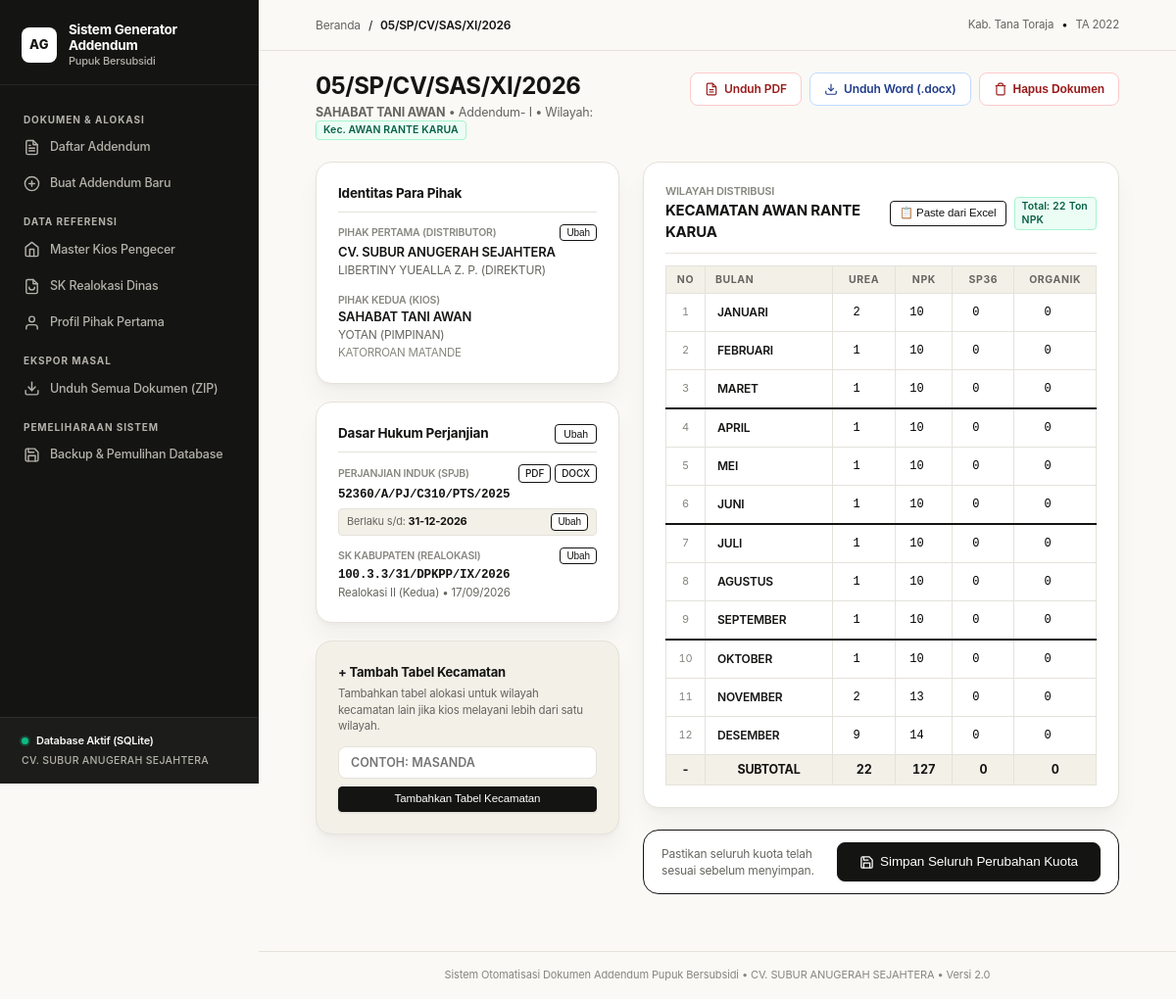
The app's page /addendum/5, older data.
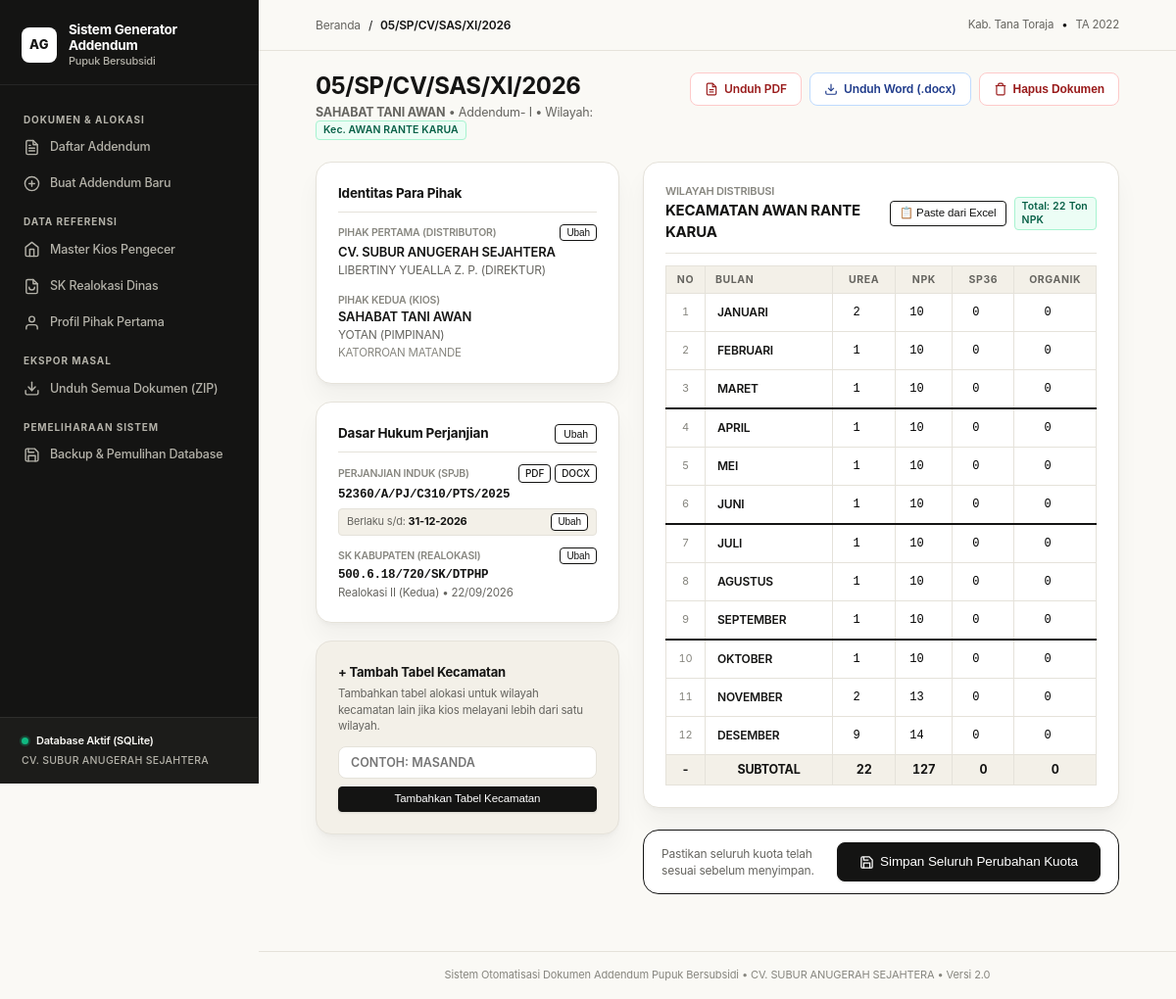
The same page, newer data.
### models.py (models this page shows)
class SKRealokasi(Base):
    __tablename__ = "sk_realokasi"
    id = Column(Integer, primary_key=True, autoincrement=True)
    tingkat = Column(String(50), nullable=False)
    nama_pejabat_dinas = Column(String(200), nullable=False)
    nama_daerah = Column(String(100), nullable=False)
    nomor_sk = Column(String(150), nullable=False)
    tanggal_sk = Column(Date, nullable=False)
    realokasi_ke = Column(String(50), nullable=False)
    tahun_anggaran = Column(Integer, nullable=False)

### app.py (the view)
@app.route("/addendum/<int:addendum_id>")
def addendum_detail(addendum_id):
    db = get_db()
    addendum = (
        db.query(Addendum)
        .options(
            joinedload(Addendum.perjanjian_induk).joinedload(PerjanjianInduk.kios),
            joinedload(Addendum.perjanjian_induk).joinedload(PerjanjianInduk.distributor),
            joinedload(Addendum.sk_provinsi),
            joinedload(Addendum.sk_kabupaten)
        )
        .filter(Addendum.id == addendum_id)
        .first()
    )
    if not addendum:
        flash("Addendum tidak ditemukan", "danger")
        return redirect(url_for("index"))
    jenis_pupuk_list = db.query(JenisPupuk).order_by(JenisPupuk.urutan).all()
    detail_records = db.query(DetailAlokasi).filter(DetailAlokasi.addendum_id == addendum.id).all()
    kios_kec = addendum.perjanjian_induk.kios.kecamatan or "BITTUANG"
    kecamatan_set = OrderedDict()
    for rec in detail_records:
        k = (rec.kecamatan or kios_kec).strip().upper()
        kecamatan_set[k] = True
    if not kecamatan_set:
        kecamatan_set[kios_kec.strip().upper()] = True
    daftar_kecamatan = list(kecamatan_set.keys())
    kecamatan_tables = []
    grand_totals = {p.id: 0.0 for p in jenis_pupuk_list}
    for kec in daftar_kecamatan:
        matriks = {b: {p.id: 0.0 for p in jenis_pupuk_list} for b in range(1, 13)}
        tot_per_pupuk = {p.id: 0.0 for p in jenis_pupuk_list}
        for rec in detail_records:
            rec_kec = (rec.kecamatan or kios_kec).strip().upper()
            if rec_kec == kec:
                if rec.bulan in matriks and rec.jenis_pupuk_id in matriks[rec.bulan]:
                    matriks[rec.bulan][rec.jenis_pupuk_id] = int(rec.kuota) if rec.kuota.is_integer() else rec.kuota
                    tot_per_pupuk[rec.jenis_pupuk_id] += rec.kuota
                    grand_totals[rec.jenis_pupuk_id] += rec.kuota
        totals_formatted = []
        for p in jenis_pupuk_list:
            tot = tot_per_pupuk[p.id]
            totals_formatted.append(int(tot) if tot.is_integer() else tot)
        kecamatan_tables.append({
            "kecamatan": kec,
            "matriks": matriks,
            "totals": totals_formatted
        })
    rows_data = [
        {"no": b, "bulan": BULAN_INDONESIA.get(b, "").upper()} for b in range(1, 13)
    ]
    grand_totals_formatted = [
        int(grand_totals[p.id]) if grand_totals[p.id].is_integer() else grand_totals[p.id]
        for p in jenis_pupuk_list
    ]
    sk_provinsi_list = db.query(SKRealokasi).filter(SKRealokasi.tingkat == "Provinsi").all()
    sk_kabupaten_list = db.query(SKRealokasi).filter(SKRealokasi.tingkat == "Kabupaten").all()
    return render_template(
        "addendum_detail.html",
        addendum=addendum,
        jenis_pupuk_list=jenis_pupuk_list,
        daftar_kecamatan=daftar_kecamatan,
        kecamatan_tables=kecamatan_tables,
        grand_totals=grand_totals_formatted,
        rows_data=rows_data,
        sk_provinsi_list=sk_provinsi_list,
        sk_kabupaten_list=sk_kabupaten_list
    )

### app.py (called while the page is built)
def get_db():
    if "db" not in g:
        g.db = SessionLocal()
    return g.db

@app.teardown_appcontext
def teardown_db(exception=None):
    db = g.pop("db", None)
    if db is not None:
        db.close()

@app.context_processor
def inject_global_data():
    db = get_db()
    dist = db.query(Distributor).first()
    return {"app_distributor": dist}

### templates/addendum_detail.html (shortened to what the changed rows need)
{% extends "base.html" %}
{% block content %}
<div class="page-title-group">
  <div>
    <h1 class="page-headline">{{ addendum.nomor_addendum }}</h1>
  </div>
</div>
<div style="display: grid; grid-template-columns: 310px 1fr; gap: 24px; align-items: start;">
  <div>
    <div class="form-card" style="margin-bottom: 18px;">
      <div>
        <div style="display: flex; justify-content: space-between; align-items: center; margin-bottom: 2px;">
          <div style="font-size: 10.5px; color: var(--text-muted); font-weight: 600;">SK KABUPATEN (REALOKASI)</div>
          <button type="button" onclick="openEditDasarHukumModal()" class="btn btn-secondary btn-sm" style="padding: 1px 6px; font-size: 10px;">Ubah</button>
        </div>
        <div style="font-weight: 600; font-size: 12.5px; font-family: var(--font-mono);">{{ addendum.sk_kabupaten.nomor_sk if addendum.sk_kabupaten else '-' }}</div>
        <div style="font-size: 11.5px; color: var(--text-secondary);">
          {{ addendum.sk_kabupaten.realokasi_ke if addendum.sk_kabupaten else 'Belum ditentukan' }}
          {% if addendum.sk_kabupaten and addendum.sk_kabupaten.tanggal_sk %}
            &bull; {{ addendum.sk_kabupaten.tanggal_sk.strftime('%d/%m/%Y') }}
          {% endif %}
        </div>
      </div>
    </div>
  </div>
  <div>
    <form method="POST" action="{{ url_for('update_allocation', addendum_id=addendum.id) }}">
      {% for k_item in kecamatan_tables %}
      <div class="form-card" style="margin-bottom: 22px;">
        <table class="matrix-input-table">
          <thead>
            <tr>
              <th style="width: 40px;">NO</th>
              <th style="width: 130px; text-align: left; padding-left: 10px;">BULAN</th>
              {% for p in jenis_pupuk_list %}
                <th>{{ p.kode }}</th>
              {% endfor %}
            </tr>
          </thead>
        </table>
      </div>
      {% endfor %}
    </form>
  </div>
</div>
{% endblock %}

Row changes from the older to the newer data that the page shows:
no longer on this page (row unchanged): SKRealokasi: sk_kabupaten "100.3.3/31/DPKPP/IX/2026", sk_kabupaten "Realokasi II (Kedua)", sk_kabupaten.tanggal_sk "17/09/2026"
added SKRealokasi: sk_kabupaten "500.6.18/720/SK/DTPHP", sk_kabupaten "Realokasi II (Kedua)", sk_kabupaten.tanggal_sk "22/09/2026"
